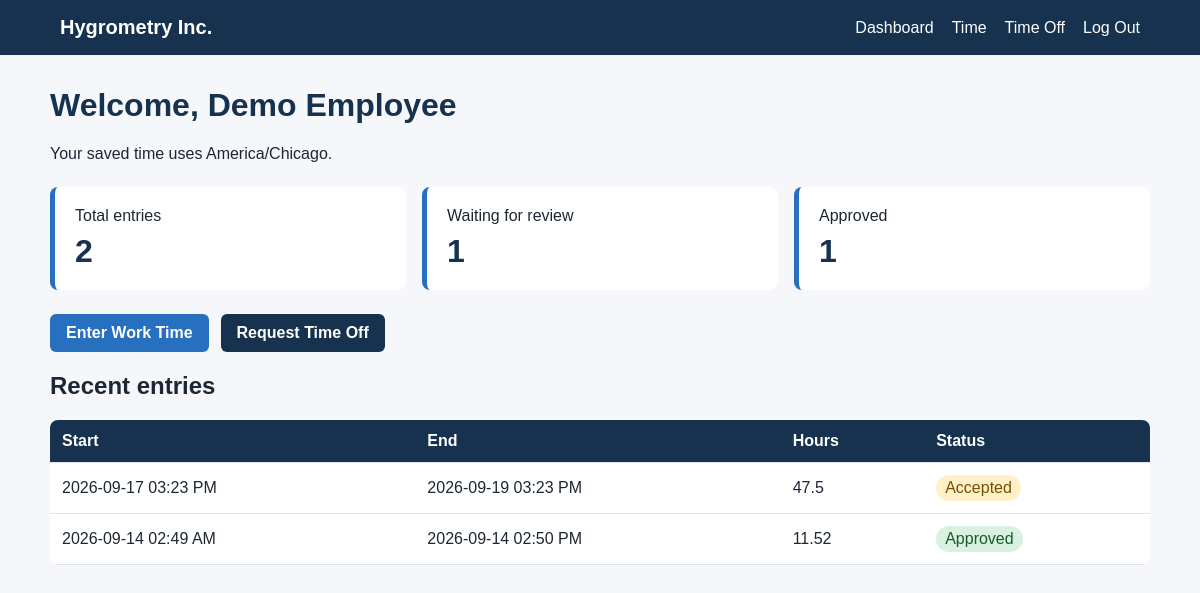
The page /employee (signed in) on the database as committed earlier.
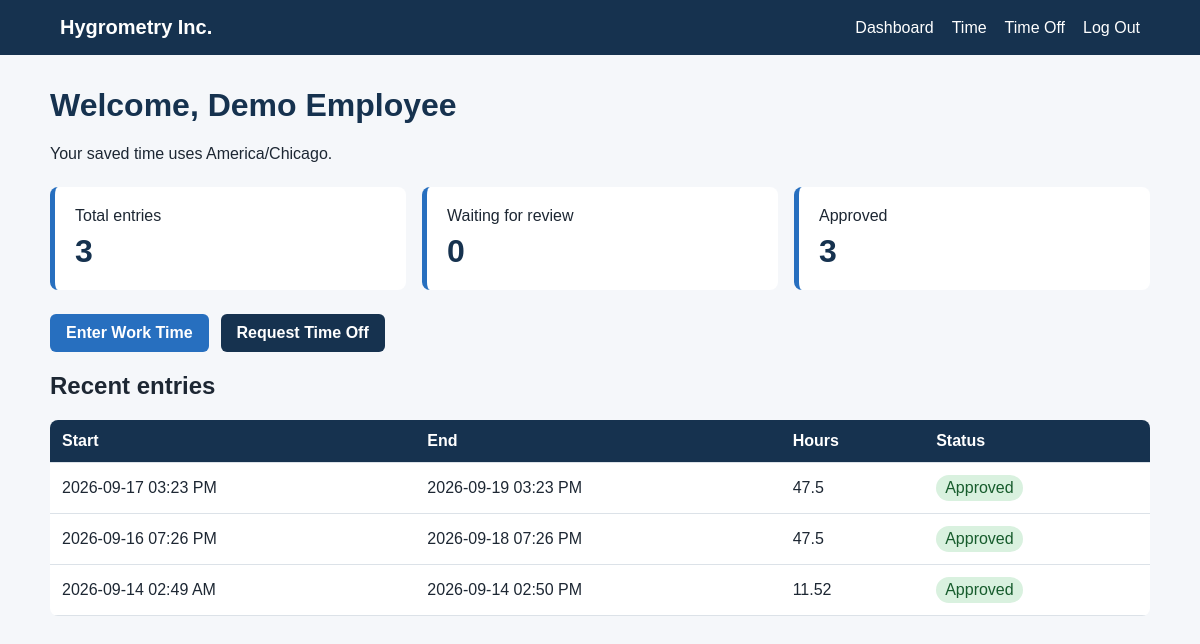
The same page on the database as committed later.
### tables this page shows
CREATE TABLE time_entries (
    id INTEGER PRIMARY KEY AUTOINCREMENT,
    user_id INTEGER NOT NULL,
    clock_in_utc TEXT NOT NULL,
    clock_out_utc TEXT NOT NULL,
    break_minutes INTEGER NOT NULL DEFAULT 0 CHECK (break_minutes >= 0),
    status TEXT NOT NULL DEFAULT 'draft'
        CHECK (status IN ('draft', 'accepted', 'approved')),
    employee_note TEXT,
    manager_note TEXT,
    reviewed_by INTEGER,
    reviewed_at TEXT,
    payroll_batch_id INTEGER,
    created_at TEXT NOT NULL DEFAULT CURRENT_TIMESTAMP,
    FOREIGN KEY (user_id) REFERENCES users(id),
    FOREIGN KEY (reviewed_by) REFERENCES users(id),
    FOREIGN KEY (payroll_batch_id) REFERENCES payroll_batches(id)
);

### employee.py (the view)
@employee_bp.route("/employee")
@role_required("employee")
def dashboard():
    db = get_db()
    user_id = session["user_id"]
    summary = db.execute(
        """
        SELECT
          COUNT(*) AS entry_count,
          SUM(CASE WHEN status = 'approved' THEN 1 ELSE 0 END) AS approved_count,
          SUM(CASE WHEN status = 'accepted' THEN 1 ELSE 0 END) AS waiting_count
        FROM time_entries WHERE user_id = ?
        """,
        (user_id,),
    ).fetchone()
    recent = db.execute(
        "SELECT * FROM time_entries WHERE user_id = ? ORDER BY clock_in_utc DESC LIMIT 5",
        (user_id,),
    ).fetchall()
    entries = [dict(row) for row in recent]
    for entry in entries:
        entry["local_start"] = utc_to_local(entry["clock_in_utc"], session["timezone"])
        entry["local_end"] = utc_to_local(entry["clock_out_utc"], session["timezone"])
        entry["hours"] = hours_between(
            entry["clock_in_utc"], entry["clock_out_utc"], entry["break_minutes"]
        )
    return render_template("employee_dashboard.html", summary=summary, entries=entries)

### database.py (called while the page is built)
def get_db():
    if "db" not in g:
        g.db = sqlite3.connect(
            current_app.config["DATABASE"], detect_types=sqlite3.PARSE_DECLTYPES
        )
        g.db.row_factory = sqlite3.Row
        g.db.execute("PRAGMA foreign_keys = ON")
    return g.db

### utils.py (called while the page is built)
def generate_csrf_token():
    if "csrf_token" not in session:
        session["csrf_token"] = secrets.token_hex(24)
    return session["csrf_token"]

def login_required(view):
    @wraps(view)
    def wrapped_view(**kwargs):
        if not session.get("user_id"):
            flash("Log in to continue.", "error")
            return redirect(url_for("auth.login"))
        return view(**kwargs)
    return wrapped_view

def role_required(role):
    def decorator(view):
        @wraps(view)
        @login_required
        def wrapped_view(**kwargs):
            if session.get("role") != role:
                abort(403)
            return view(**kwargs)
        return wrapped_view
    return decorator

def utc_to_local(value, timezone_name):
    if not value:
        return ""
    utc_time = datetime.fromisoformat(value)
    return utc_time.astimezone(ZoneInfo(timezone_name)).strftime("%Y-%m-%d %I:%M %p")

### templates/employee_dashboard.html (shortened to what this page needs)
{% extends "base.html" %}
{% block content %}
<h1>Welcome, {{ session.name }}</h1>
<p>Your saved time uses {{ session.timezone }}.</p>
<div class="cards">
  <article><span>Total entries</span><strong>{{ summary.entry_count or 0 }}</strong></article>
  <article><span>Waiting for review</span><strong>{{ summary.waiting_count or 0 }}</strong></article>
  <article><span>Approved</span><strong>{{ summary.approved_count or 0 }}</strong></article>
</div>
<div class="actions">
  <a class="button" href="{{ url_for('employee.time_entries') }}">Enter Work Time</a>
  <a class="button secondary" href="{{ url_for('employee.time_off') }}">Request Time Off</a>
</div>
<h2>Recent entries</h2>
{% if entries %}
<div class="table-wrap"><table>
  <thead><tr><th>Start</th><th>End</th><th>Hours</th><th>Status</th></tr></thead>
  <tbody>{% for entry in entries %}<tr>
    <td>{{ entry.local_start }}</td><td>{{ entry.local_end }}</td>
    <td>{{ entry.hours }}</td><td><span class="status {{ entry.status }}">{{ entry.status }}</span></td>
  </tr>{% endfor %}</tbody>
</table></div>
{% else %}<p>No time entries yet.</p>{% endif %}
{% endblock %}

Rows that differ between the two databases and show on the page:
changed time_entries (number 1 of 3 on the later page): status "Accepted" → "Approved"
added time_entries: local_start "2026-09-16 07:26 PM", local_end "2026-09-18 07:26 PM", hours "47.5", status "Approved"
Other text that changed with them:
{{ summary.entry_count or 0 }}: "2" → "3"
{{ summary.waiting_count or 0 }}: "1" → "0"
{{ summary.approved_count or 0 }}: "1" → "3"
